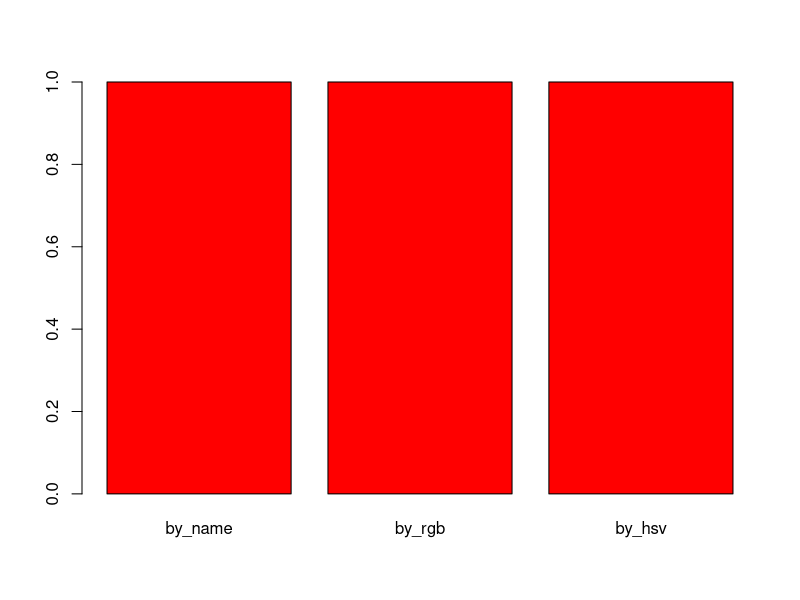

Generate this figure with R:
## ---- chunk 1
library(knitr)
opts_chunk$set(out.width='90%', fig.align = 'center')
## ---- chunk 2
x = 1.141
class(x)
y = 42
class(y)
z = 6.02e23
class(z)
## ---- chunk 3
y = as.integer(42)
class(y)
## ---- chunk 4
as.numeric("H")
## ---- chunk 5
x = 5
a = "x" # character "x"
a
b = x # variable x
b
## ---- chunk 6
cat("Hello", "World", sep= " ")
cat("Hello", "World", sep= "\t")
cat("Hello", "World", sep= "\n")
## ---- chunk 7
paste("Hello", "World", sep= " ")
paste("Hello", "World", sep= "\t")
paste("Hello", "World", sep= "\n")
## ---- chunk 8
cat("This \"string\" contains quotation marks.")
## ---- chunk 9
reds = c("red", rgb(1,0,0), hsv(0, 1, 1))
reds
barplot(c(1,1,1), col=reds, names=c("by_name", "by_rgb", "by_hsv"))
## ---- chunk 10
x = TRUE
class(x)
y = "T"
as.logical(y)
z = 5
as.logical(z)
x = FALSE
class(x)
y = "F"
as.logical(y)
z = 0
as.logical(z)
## ---- chunk 11
str_vector = c("Apple", "Apple", "Banana", "Banana", "Banana", "Carrot", "Carrot", "Apple", "Banana") 
factored_vector = factor(str_vector)
factored_vector
as.numeric(factored_vector)
## ---- chunk 12
c(factored_vector, factored_vector)
## ---- chunk 13
x = c("20", "25", "23", "38", "20", "40", "25", "30")
x = factor(x)
as.numeric(x)
as.numeric(as.character(x))
## ---- chunk 14
options(stringsAsFactors=FALSE)
## ---- chunk 15
long_str_vector = c(str_vector, str_vector, str_vector)
fruit_cols = c("red", "yellow", "orange")
fruit_colour_vec = fruit_cols[as.numeric(factor(long_str_vector, levels=c("Apple", "Banana", "Carrot")))]
## ---- chunk 16
x = 1.4
is.numeric(x)
is.character(x)
is.logical(x)
is.factor(x)
## ---- chunk 17
x = c("Hello", 5, TRUE)
x
class(x)
## ---- chunk 18
x = c("A", "B", "C")
y = c(1, 2, 3)
class(x)
class(y)
m = cbind(x, y)
m
## ---- chunk 19
z = data.frame(x, y)
z
class(z[,1])
class(z[,2])
## ---- chunk 20
options(stringsAsFactors=TRUE)
z = data.frame(x, y)
class(z[,1])
## ---- chunk 21
l = list(m, z)
ll = list(sublist=l, a_matrix=m, numeric_value=42, this_string="Hello World", even_a_function=cbind)
ll
